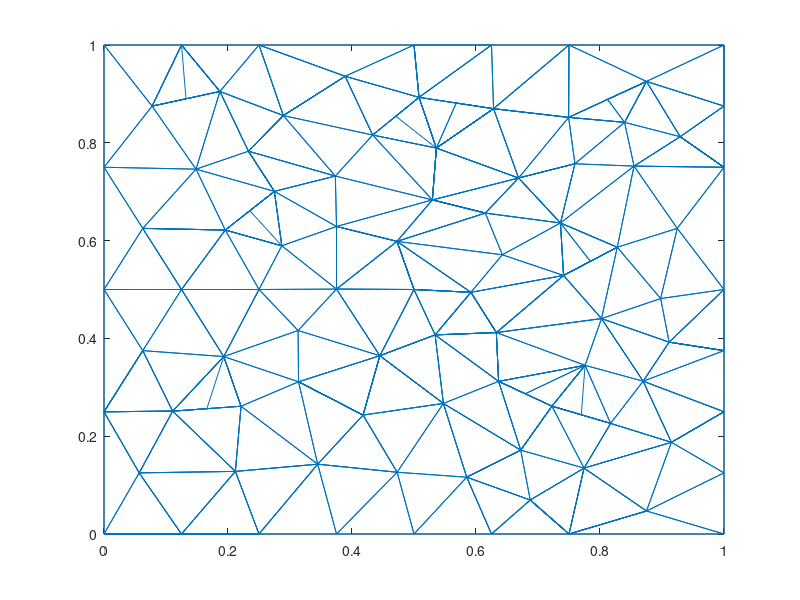

Reproduce this figure in MATLAB.
nodes = [0,0;
1,0;
1,1;
0,1;
0.5,0.5;
0,0.5;
0.0625,0.625;
0.25,0.5;
0,0.25;
0.5,0;
0,0.75;
0.125,0.5;
0.5,1;
0.433275,0.815849;
0.148437,0.746094;
0.195626,0.621564;
0.529625,0.683244;
0.375,0.628853;
0.25,1;
0.373136,0.732013;
0.286769,0.589388;
0.375,0.500839;
0.27482,0.700717;
0.313771,0.311229;
0.313066,0.416148;
0.0625,0.375;
0.193152,0.362881;
0.25,0;
0.221019,0.261294;
0.110735,0.251224;
0.0567566,0.125;
0.289186,0.855722;
0.0775596,0.875;
0.232942,0.782767;
0.125,1;
0.186981,0.904974;
0.344656,0.142753;
0.125,0;
0.472573,0.598451;
0.924569,0.625;
0.38898,0.936063;
0.211891,0.128028;
0.375,0;
0.547402,0.26699;
0.444875,0.364572;
0.417838,0.243238;
0.47281,0.126311;
0.625,0;
0.75,0;
0.536065,0.78923;
0.75,1;
1,0.5;
0.6875,0.0694813;
0.585002,0.116209;
0.625,1;
0.642467,0.570984;
0.508074,0.892911;
1,0.25;
0.668679,0.727983;
0.749387,0.852019;
0.628269,0.869741;
0.736262,0.636012;
0.802373,0.440498;
0.82784,0.586474;
0.741191,0.528744;
0.632806,0.411914;
0.615033,0.656252;
0.854872,0.752318;
0.534065,0.407201;
1,0.75;
0.875,0.925491;
0.897806,0.481478;
1,0.375;
0.591791,0.494234;
0.722482,0.261441;
0.67209,0.171457;
0.774275,0.134747;
1,0.875;
0.839631,0.841845;
0.759557,0.757126;
0.92931,0.8125;
0.869619,0.3125;
0.875,0.0470411;
0.911511,0.392352;
0.775933,0.344943;
0.817138,0.226203;
1,0.125;
0.915154,0.1875;
0.63646,0.312134;
0.697286,0.216449;
0.1875,0.5;
0.207085,0.312088;
0.03125,0.3125;
0.1875,0;
0.532845,0.736237;
0.241197,0.605476;
0.235223,0.661141;
0.253881,0.741742;
0.129063,0.623282;
0.48467,0.802539;
0.129063,0.623282;
0.155991,0.952487;
0.423787,0.613652;
0.504037,0.946455;
0.532845,0.736237;
0.339083,0.895893;
0.1875,0.5;
0.486287,0.549225;
0.241197,0.605476;
0.365804,0.277234;
0.0553677,0.250612;
0.230945,0.0640138;
0.0553677,0.250612;
0.207085,0.312088;
0.365804,0.277234;
0.261064,0.819245;
0.253881,0.741742;
0.261064,0.819245;
0.13227,0.889987;
0.155991,0.952487;
0.381247,0.192996;
0.423787,0.613652;
0.0625,0;
0.545895,0.497117;
0.634633,0.362024;
0.504037,0.946455;
0.339083,0.895893;
0.165877,0.256259;
0.0908783,0.0625;
0.71875,0.0347406;
0.4375,0.50042;
0.431357,0.303905;
0.65625,0.0347406;
0.572329,0.669748;
0.812194,0.888755;
0.568172,0.881326;
0.470675,0.85438;
0.52207,0.84107;
0.8125,0.0235206;
0.784516,0.557609;
0.688828,0.86088;
0.641856,0.692118;
0.582167,0.829485;
0.782051,0.611243;
0.628546,0.143833;
0.688828,0.86088;
0.771782,0.484621;
0.48947,0.385886;
0.583436,0.409558;
0.572329,0.669748;
0.964655,0.78125;
0.794509,0.846932;
0.48947,0.385886;
0.612298,0.453074;
0.782051,0.611243;
1,0.9375;
0.794509,0.846932;
0.76981,0.243822;
0.955756,0.383676;
0.545895,0.497117;
0.612298,0.453074;
0.628546,0.143833;
0.890565,0.352426;
0.679471,0.286788;
0.71875,0.0347406;
0.964655,0.78125;
0.714118,0.742554;
0.714118,0.742554;
0.964655,0.84375;
0.957577,0.21875;
0.8125,0.0235206;
0.955756,0.383676;
0.749207,0.303192;
0.957577,0.21875;
0.795706,0.180475;
0.749207,0.303192;
];
triangles = [75,76,77;
12,6,26;
12,8,16;
11,6,7;
24,45,25;
25,22,8;
27,29,24;
12,7,6;
9,26,6;
38,28,42;
17,50,14;
7,15,11;
17,20,18;
21,16,8;
25,45,22;
16,23,15;
23,34,15;
7,16,15;
15,33,11;
50,57,14;
7,12,16;
18,21,22;
35,36,19;
4,11,33;
14,20,17;
14,32,20;
23,18,20;
18,39,17;
57,13,41;
17,59,50;
22,21,8;
41,32,14;
12,27,8;
5,39,22;
21,23,16;
18,23,21;
24,25,27;
37,29,42;
12,26,27;
46,24,37;
9,1,31;
8,27,25;
9,30,26;
29,37,24;
42,30,31;
27,26,30;
28,37,42;
9,31,30;
27,30,29;
10,47,43;
46,45,24;
15,34,36;
32,34,20;
35,4,33;
23,20,34;
32,36,34;
36,33,15;
35,33,36;
19,36,32;
37,47,46;
18,22,39;
1,38,31;
5,74,39;
66,89,85;
57,55,13;
13,19,41;
41,19,32;
30,42,29;
38,42,31;
49,53,48;
37,28,43;
68,64,40;
44,89,69;
22,45,5;
37,43,47;
46,44,45;
44,47,54;
44,46,47;
53,54,48;
39,56,67;
17,67,59;
10,48,54;
60,71,51;
57,61,55;
57,41,14;
84,52,72;
50,61,57;
83,49,2;
64,65,63;
54,47,10;
60,61,59;
67,62,59;
50,59,61;
62,64,68;
63,85,82;
74,65,56;
76,54,53;
68,80,62;
61,51,55;
68,40,70;
60,51,61;
65,62,56;
71,3,51;
65,66,63;
73,82,58;
70,40,52;
72,40,64;
39,74,56;
63,72,64;
45,69,5;
66,69,89;
17,39,67;
62,67,56;
81,70,78;
79,60,80;
45,44,69;
66,74,69;
40,72,52;
62,65,64;
78,3,71;
79,80,68;
82,86,88;
79,71,60;
86,75,77;
73,84,82;
5,69,74;
66,65,74;
76,44,54;
84,63,82;
77,76,53;
75,89,76;
49,77,53;
83,87,88;
81,68,70;
71,79,81;
59,80,60;
59,62,80;
78,71,81;
68,81,79;
58,88,87;
83,77,49;
73,52,84;
63,84,72;
66,85,63;
85,75,86;
77,83,88;
85,86,82;
58,82,88;
83,2,87;
77,88,86;
76,89,44;
85,89,75;
75,89,76;
75,90,76;
12,27,8;
12,91,8;
27,30,29;
27,92,29;
9,30,26;
9,93,26;
38,94,28;
17,59,50;
17,95,50;
21,23,16;
21,96,16;
21,23,97;
16,97,23;
23,20,34;
23,98,34;
7,12,16;
7,99,16;
50,57,14;
17,95,50;
35,33,36;
35,102,36;
18,22,39;
18,103,39;
57,55,13;
57,104,13;
41,19,32;
41,106,32;
5,74,39;
5,108,39;
46,45,24;
46,110,24;
9,31,30;
9,111,30;
28,37,42;
38,94,28;
32,36,34;
32,116,34;
35,33,119;
36,119,33;
37,47,46;
46,110,24;
1,123,38;
5,69,74;
5,124,74;
66,69,89;
66,125,89;
30,42,29;
27,30,128;
38,42,31;
1,123,38;
49,77,53;
49,130,53;
22,45,5;
5,108,39;
46,44,45;
46,132,45;
53,54,48;
49,130,53;
17,39,67;
17,134,67;
79,71,135;
60,135,71;
50,61,136;
57,136,61;
57,41,14;
50,57,137;
50,61,136;
50,138,57;
83,77,49;
83,139,49;
62,65,140;
64,140,65;
60,51,61;
60,141,61;
67,62,59;
17,134,67;
50,59,61;
50,143,61;
62,65,140;
62,144,64;
76,44,54;
76,145,54;
65,66,63;
64,140,65;
45,44,69;
45,148,69;
66,74,69;
66,149,69;
81,68,70;
81,151,70;
79,71,135;
79,152,60;
66,65,74;
66,154,74;
78,156,3;
85,75,158;
86,158,75;
73,52,84;
73,159,84;
84,63,82;
73,159,84;
85,89,164;
75,164,89;
59,62,80;
59,167,80;
78,71,81;
81,151,70;
58,82,88;
58,170,88;
85,89,164;
85,173,75;
77,88,86;
86,158,75;
];
trimesh(triangles, nodes(:,1), nodes(:,2));
